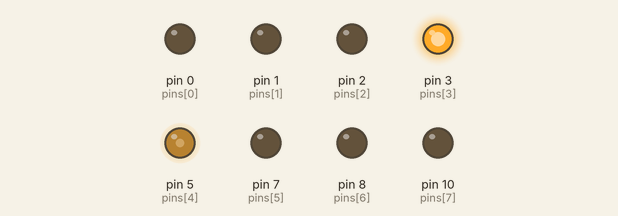
Recording of a sketch running on a simulated Arduino Uno, built with avr-gcc and run on an emulated ATmega328P. On the bench: output pins drawn as LEDs (lit = HIGH).

Above: at 0.05 s.
At 1.55 s:
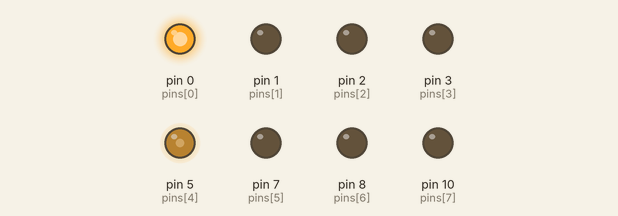
At 3.05 s:
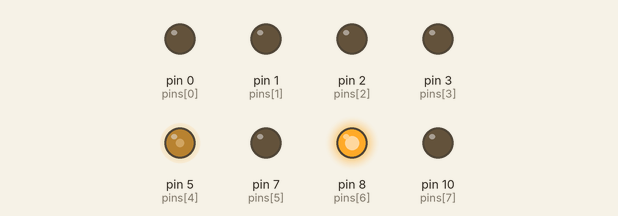
At 4.5 s:
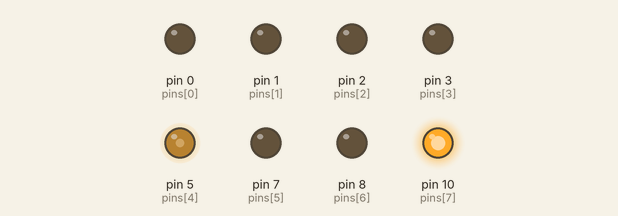
At 5.95 s:
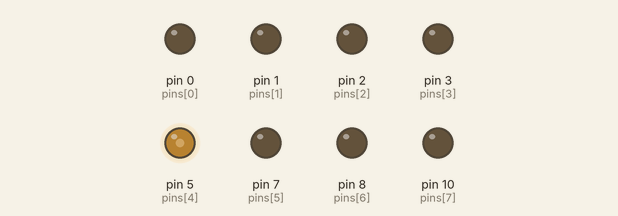
Timing chart, 0 to 6.9 s (numbered marks = the images above):
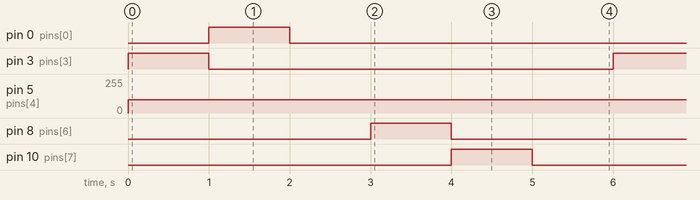

The sketch:

motor_v1.ino
```cpp
/*

CONTROL REV 1

D0 - MTRA_1
D1 - gnd
D2 - gnd
D3 - MTRA_2
D4 -        SCL
D5 - ENA_A
D6 -        SDA
D7 - ENA_B
D8 - MTRB_1
D9 - nc
D10- MTRB_2
 */


int A = 0;
int B = 1;
int pins[] = {0, 1, 2, 3, 5, 7, 8, 10};
int MTR[2][2] = {
  {0, 3},
  {8, 10}
};
int ENA[2] = {5, 7};
int limit[2] = {100, 100};
void setup() {
  for(int pin = 0; pin < 8; pin++){
    pinMode(pins[pin], OUTPUT);
    digitalWrite(pins[pin], LOW);
  }
}


void loop() {
  fwd(A);
  delay(1000);
  back(A);
  delay(1000);
  off(A);
  delay(1000);
  fwd(B);
  delay(1000);
  back(B);
  delay(1000);
  off(B);
  delay(1000);
}


void fwd(int mtr){
  analogWrite(ENA[mtr], limit[mtr]);
  //digitalWrite(ENA[mtr], HIGH);
  if (mtr){
    digitalWrite(MTR[mtr][0], HIGH);
    digitalWrite(MTR[mtr][1], LOW);
  }
  else{
    digitalWrite(MTR[mtr][1], HIGH);
    digitalWrite(MTR[mtr][0], LOW);
  }
}


void back(int mtr){
  analogWrite(ENA[mtr], limit[mtr]);
  //digitalWrite(ENA[mtr], HIGH);
  if (mtr){
    digitalWrite(MTR[mtr][1], HIGH);
    digitalWrite(MTR[mtr][0], LOW);
  }
  else{
    digitalWrite(MTR[mtr][0], HIGH);
    digitalWrite(MTR[mtr][1], LOW);
  }
}


void off(int mtr){
  digitalWrite(MTR[mtr][0], LOW);
  digitalWrite(MTR[mtr][1], LOW);
}
```

Measured:
- by itself, pin 0 (pins[0]), pin 3 (pins[3]), pin 8 (pins[6]), pin 10 (pins[7]): alternates HIGH for 1.0 s and LOW for 5.0 s
- by itself, pin 5 (pins[4]): 0/255 → 100/255 at 0.00 s
